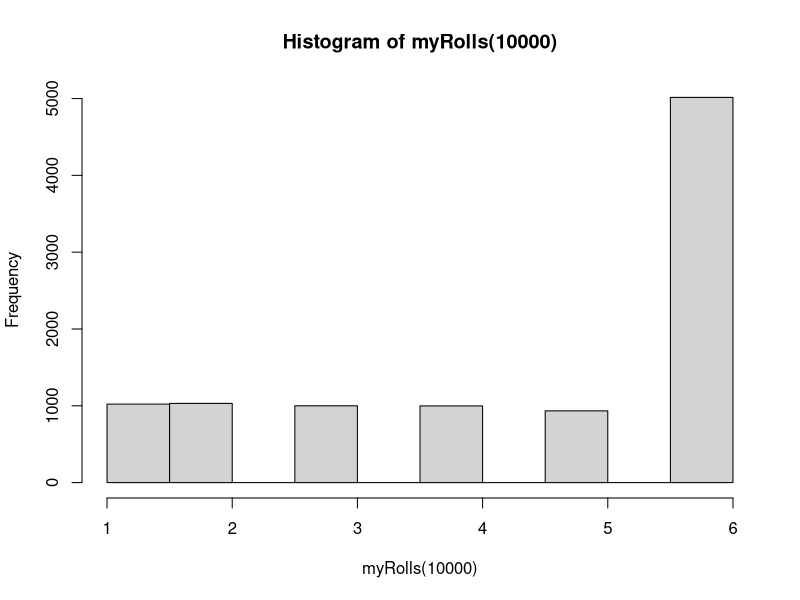
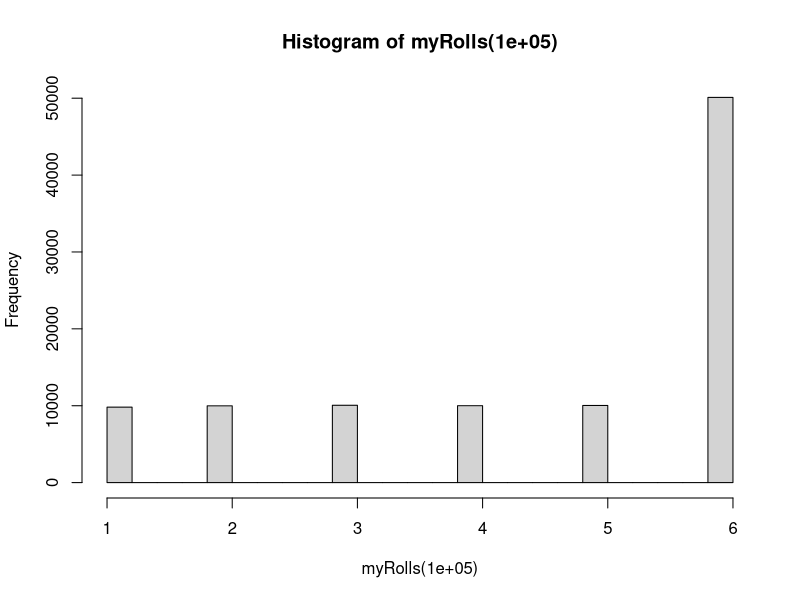
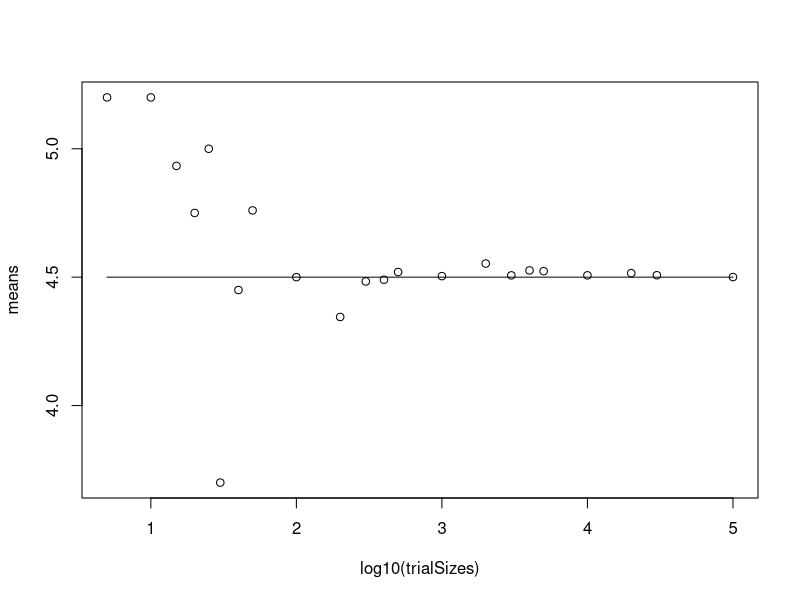

Recreate these plots in R, in order. (Note: this script raises an error after producing the figures.)
#Tyler Turner

#problem 1
diceMean <- (.1*1 + .1*2 +.1*3 + .1*4 + .1*5 +.5*6)

diceMean

diceVar <- (.1*(1-4.5)^2) + (.1*(2-4.5)^2) + (.1*(3-4.5)^2) + (.1*(4-4.5)^2) + (.1*(5-4.5)^2) + (.5*(6-4.5)^2)

diceVar


#problem 2
myRolls <- function(x){
  
  numRolls <- x
  
  
for(i in numRolls){
  
  rolls <-sample(1:6, numRolls, replace = TRUE, prob = c(.1, .1, .1, .1, .1, .5))
}
  
  return(rolls)
  
}

myRolls(1000)

#probem 3
hist(myRolls(10000))
hist(myRolls(100000))
#does not follow a uniform distribution as probabilites are skewed, namely the fact that 6 has a 50%
#chance to be rolled compared to the rest at 10% chances


#problem 4
rm(list = ls())
trialSizes <- c(5,10,15,20,25,30,40,50,100,200,300,400,500,1000,2000,3000,4000,5000,10000,20000,30000,100000)
means <- vector(mode = "double", length = length(trialSizes))
variances <- vector(mode = "double", length = length(trialSizes))

for(i in 1:length(trialSizes)){
  
  rolls <- vector(length = trialSizes[i], mode = "double")
  
  for( j in 1:trialSizes[i])
  {
    rolls[j] <- sample(1:6, 1, prob = c(.1,.1,.1,.1,.1,.5))
  }
  
  means[i] <- mean(rolls)
  
  variances[i] <- var(rolls)
}

plot(log10(trialSizes),means)
lines(log10(trialSizes), rep(4.5,length(trialSizes)))
windows()
plot(log10(trialSizes), variances)
lines(log10(trialSizes), rep(3.25,length(trialSizes)))


